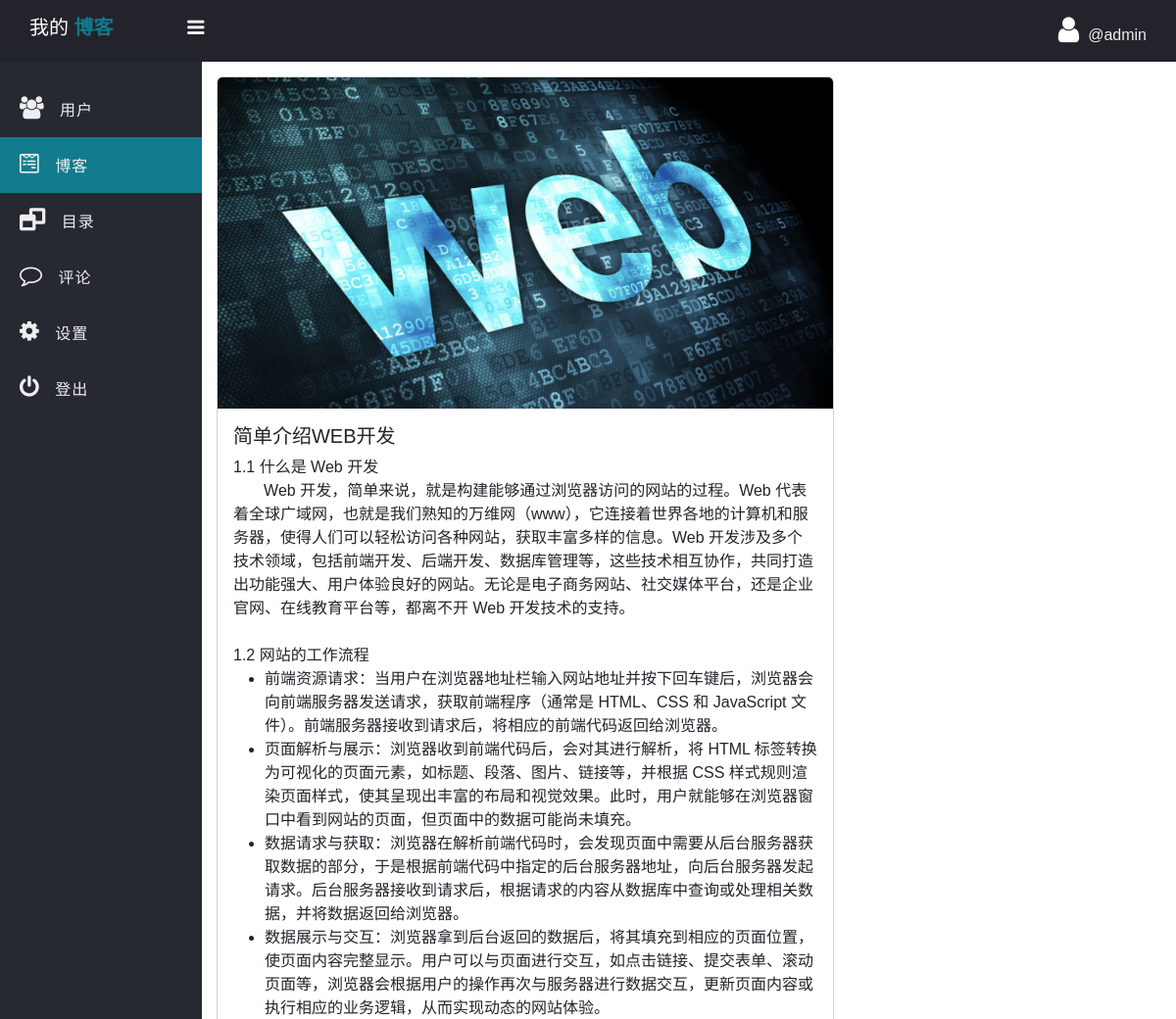
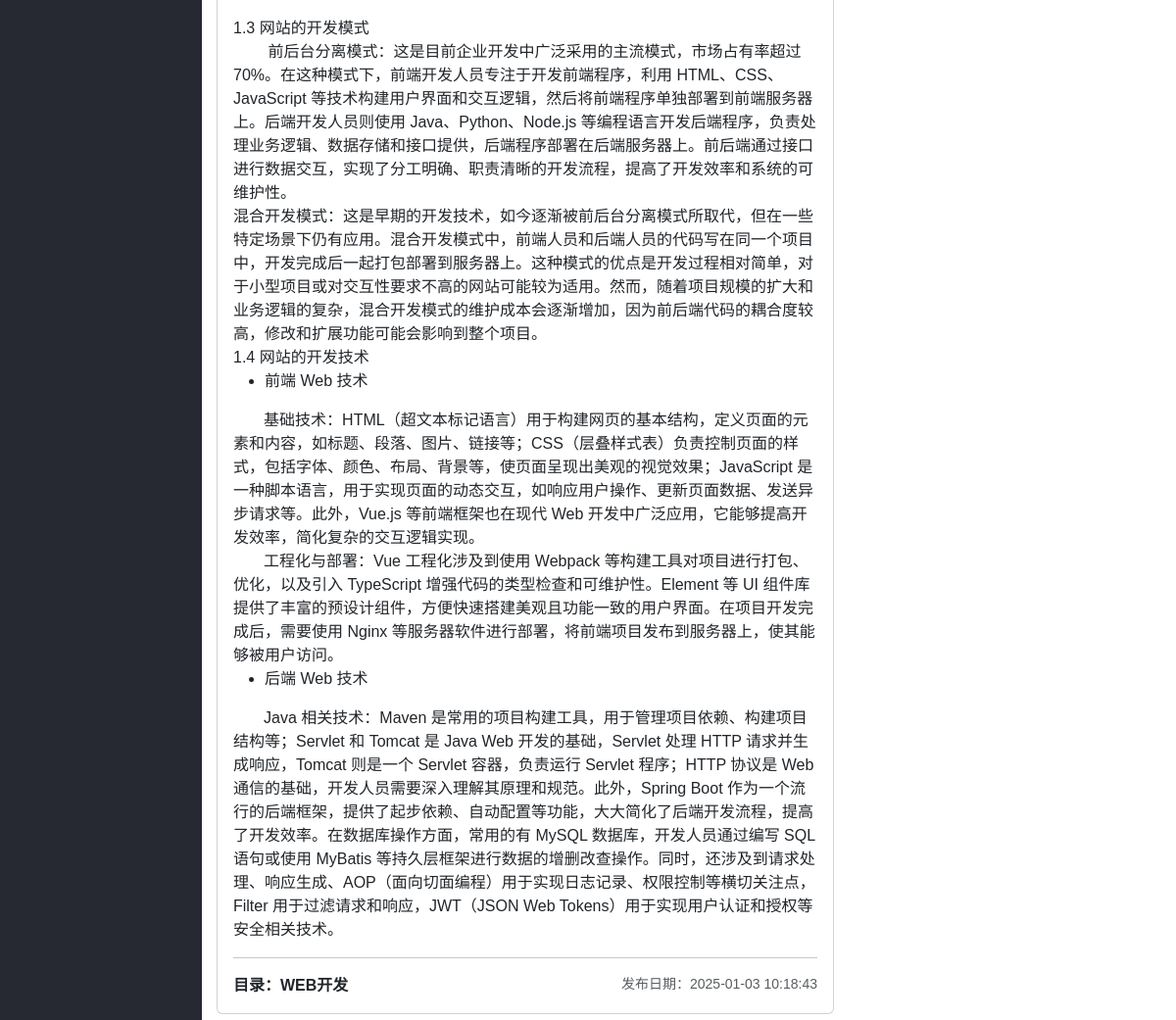
/admin/single_post.php?post_id=10 (signed in), run on the app's committed database (2 pictures, top to bottom).
### tables this page shows
CREATE TABLE `post` (
  `post_id` int(11) NOT NULL,
  `post_title` varchar(127) NOT NULL,
  `post_text` text NOT NULL,
  `category` int(11) DEFAULT '0',
  `publish` int(2) NOT NULL DEFAULT '1',
  `cover_url` varchar(255) NOT NULL DEFAULT 'default.jpg',
  `created_at` datetime NOT NULL DEFAULT CURRENT_TIMESTAMP
);

CREATE TABLE `category` (
  `id` int(11) NOT NULL,
  `category` varchar(127) NOT NULL
);

### admin/data/post.php (called while the page is built, shortened)
<?php
function getByIdDeep($conn, $id) {
    $sql = "SELECT * FROM post WHERE post_id = ?";
    $stmt = $conn->prepare($sql);
    $stmt->execute([$id]);
    if ($stmt->rowCount() >= 1) {
        $data = $stmt->fetch();
        return $data;
    } else {
        return 0;
    }
}
function getCategoryById($conn, $id) {
    $sql = "SELECT * FROM category WHERE id = ?";
    $stmt = $conn->prepare($sql);
    $stmt->execute([$id]);
    if ($stmt->rowCount() >= 1) {
        $data = $stmt->fetch();
        return $data;
    } else {
        return 0;
    }
}

### admin/single_post.php (the view, shortened to what this page needs)
<?php
if (isset($_SESSION['admin_id']) && isset($_SESSION['username']) && isset($_GET['post_id'])) {
    $post_id = $_GET['post_id'];
    include_once("data/post.php");
    include_once("../db_conn.php");
    $post = getByIdDeep($conn, $post_id);
    $category = getCategoryById($conn,$post['category']);
    ?>
    <!DOCTYPE html>
    <html lang="zh-CN">
    <head>
        <link rel="stylesheet" href="https://stackpath.bootstrapcdn.com/font-awesome/4.7.0/css/font-awesome.min.css">
        <link href="https://cdn.jsdelivr.net/npm/bootstrap@5.3.3/dist/css/bootstrap.min.css" rel="stylesheet">
        <link rel="stylesheet" href="../css/side-bar.css">
        <link rel="stylesheet" href="../css/style.css">
    </head>
    <body>
    <?php
        include "inc/side-nav.php";
    ?>
    <div class="main-table">
        <div class="card main-blog-card mb-5">
            <img src="../upload/blog/<?=$post['cover_url'] ?>" class="card-img-top" alt="...">
            <div class="card-body">
                <h5 class="card-title"><?=$post['post_title'] ?></h5>
                <?=$post['post_text'] ?>
                <hr>
                <p class="card-text d-flex justify-content-between">
                    <b>目录：<?=$category['category']?></b>
                    <small class="text-body-secondary">发布日期：<?=$post['created_at'] ?></small>
                </p>
            </div>
        </div>
    </div>
    </section>
    </div>
    </body>
    </html>
<?php } else {
    header("Location: ../admin-login.php");
    exit;
} ?>

### css/side-bar.css (style rules this page uses)
* { padding: 0; margin: 0; box-sizing: border-box; font-family: arial, sans-serif; }

### css/style.css (style rules this page uses)
.main-blog-card { width: 90%; }
.main-table { width: 90%; max-width: 700px; }

### data on the page
post: cover_url (picture), post_title "简单介绍WEB开发", post_text "1.1 什么是 Web 开发 Web 开发，简单来说，就是构建能够通过浏览器访问的网站的过程。Web 代表着全球广域网，也就是我们熟知的万维网（www），它连接着世界各地的计算机和服务器，使得人们可以轻松访问各种网站，获取丰富多样的信息。Web 开发涉及多个技术领域，包括前端开发、后端开发、数据库管理等，这些技术相互协作，共同打造出功能强大、用户体验良好的网站。无论是电子商务网站、社交媒体平台，还是企业官网、在线教育平台等，都离不开 Web 开发技术的支持。 1.2 网站的工作流程 前端资源请求：当用户在浏览器地址栏输入网站地址并按下回车键后，浏览器会向前端服务器发送请求，获取前端程序（通常是 HTML、CSS 和 JavaScript 文件）。前端服务器接收到请求后，将相应的前端代码返回给浏览器。 页面解析与展示：浏览器收到前端代码后，会对其进行解析，将 HTML 标签转换为可视化的页面元素，如标题、段落、图片、链接等，并根据 CSS 样式规则渲染页面样式，使其呈现出丰富的布局和视觉效果。此时，用户就能够在浏览器窗口中看到网站的页面，但页面中的数据可能尚未填充。 数据请求与获取：浏览器在解析前端代码时，会发现页面中需要从后台服务器获取数据的部分，于是根据前端代码中指定的后台服务器地址，向后台服务器发起请求。后台服务器接收到请求后，根据请求的内容从数据库中查询或处理相关数据，并将数据返回给浏览器。…", created_at "2025-01-03 10:18:43"
category: category "WEB开发"

### other printed values
$_SESSION['username'] "admin"
